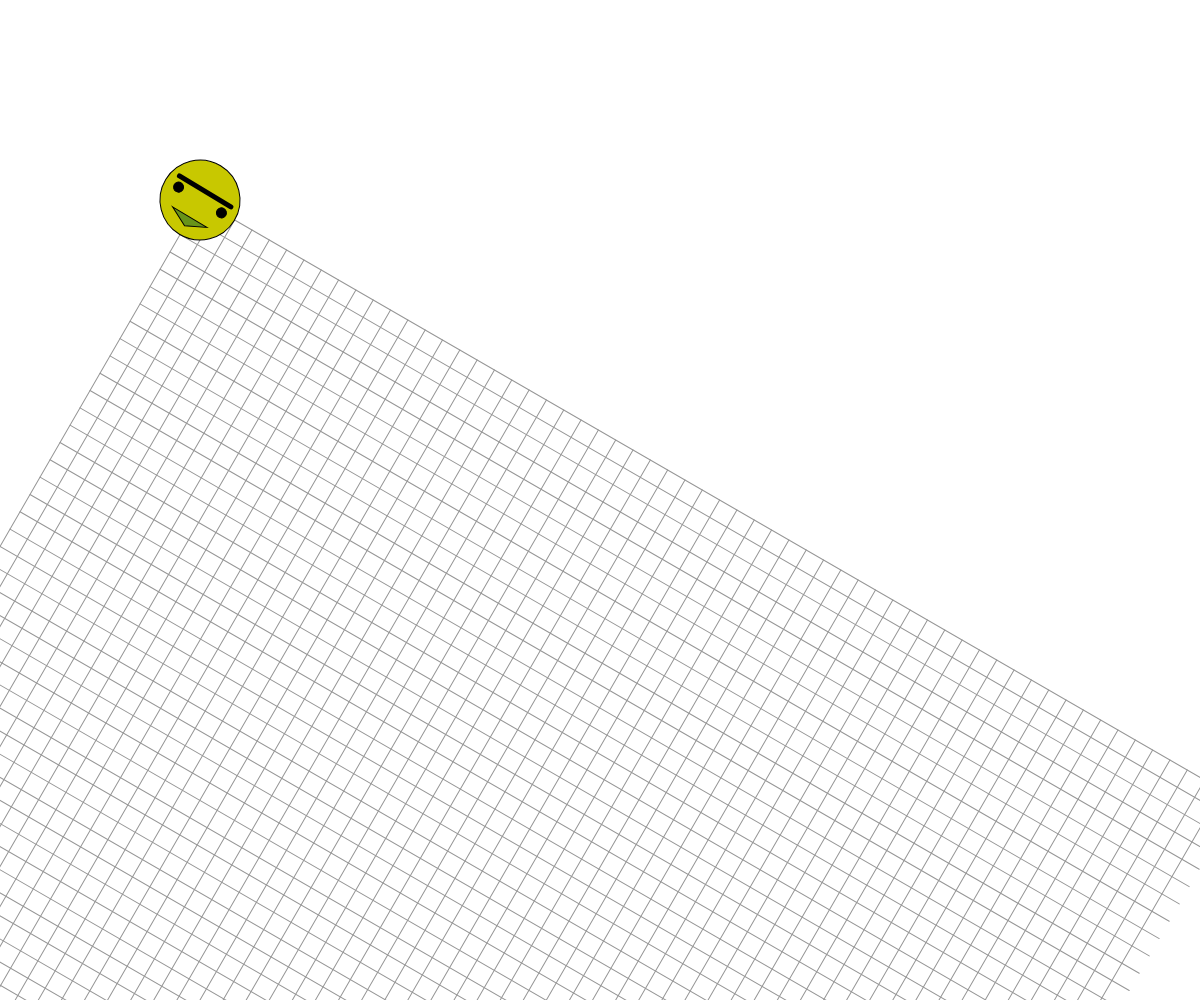
Frame 1 (no input)
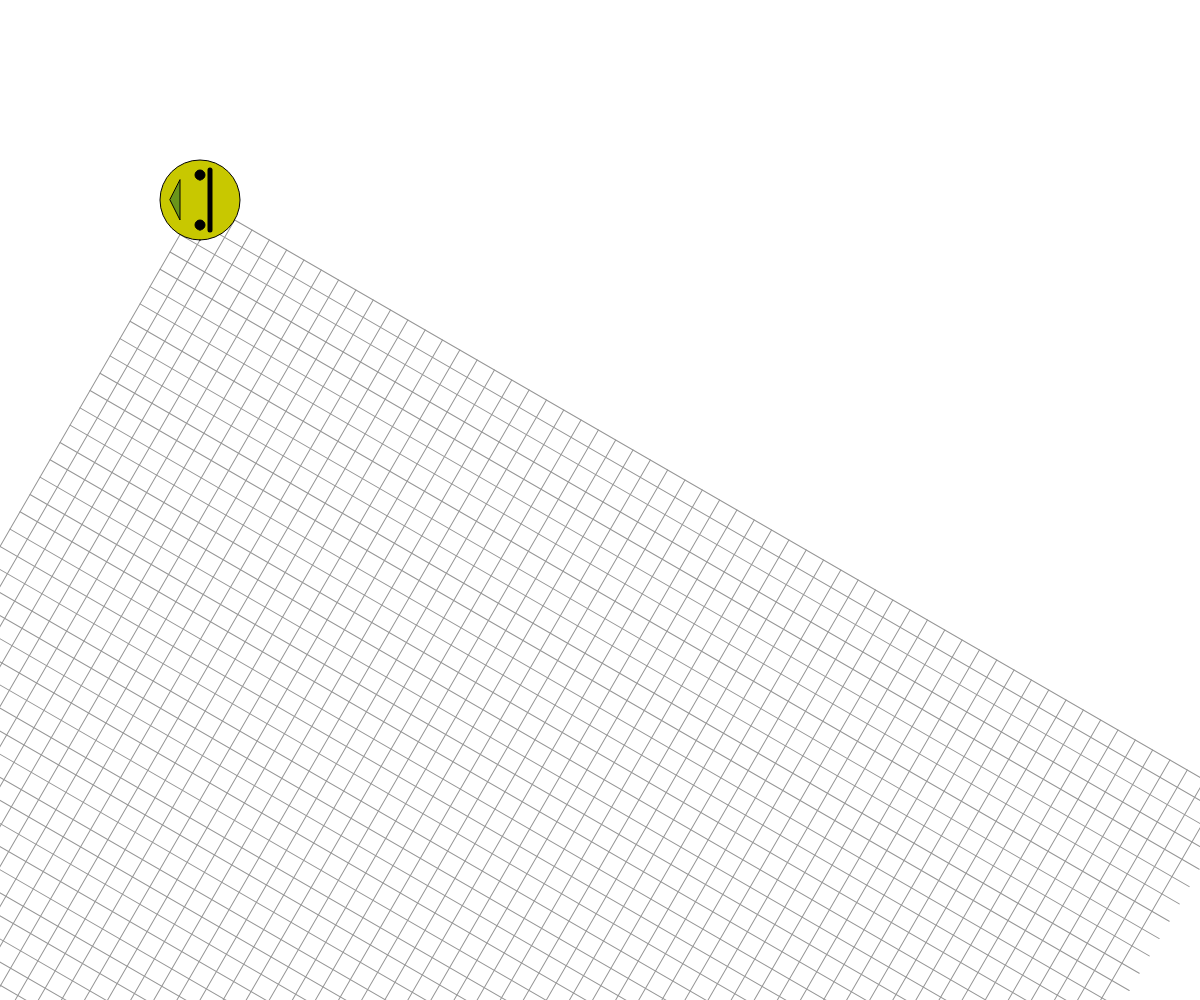
Frame 60 (no input)
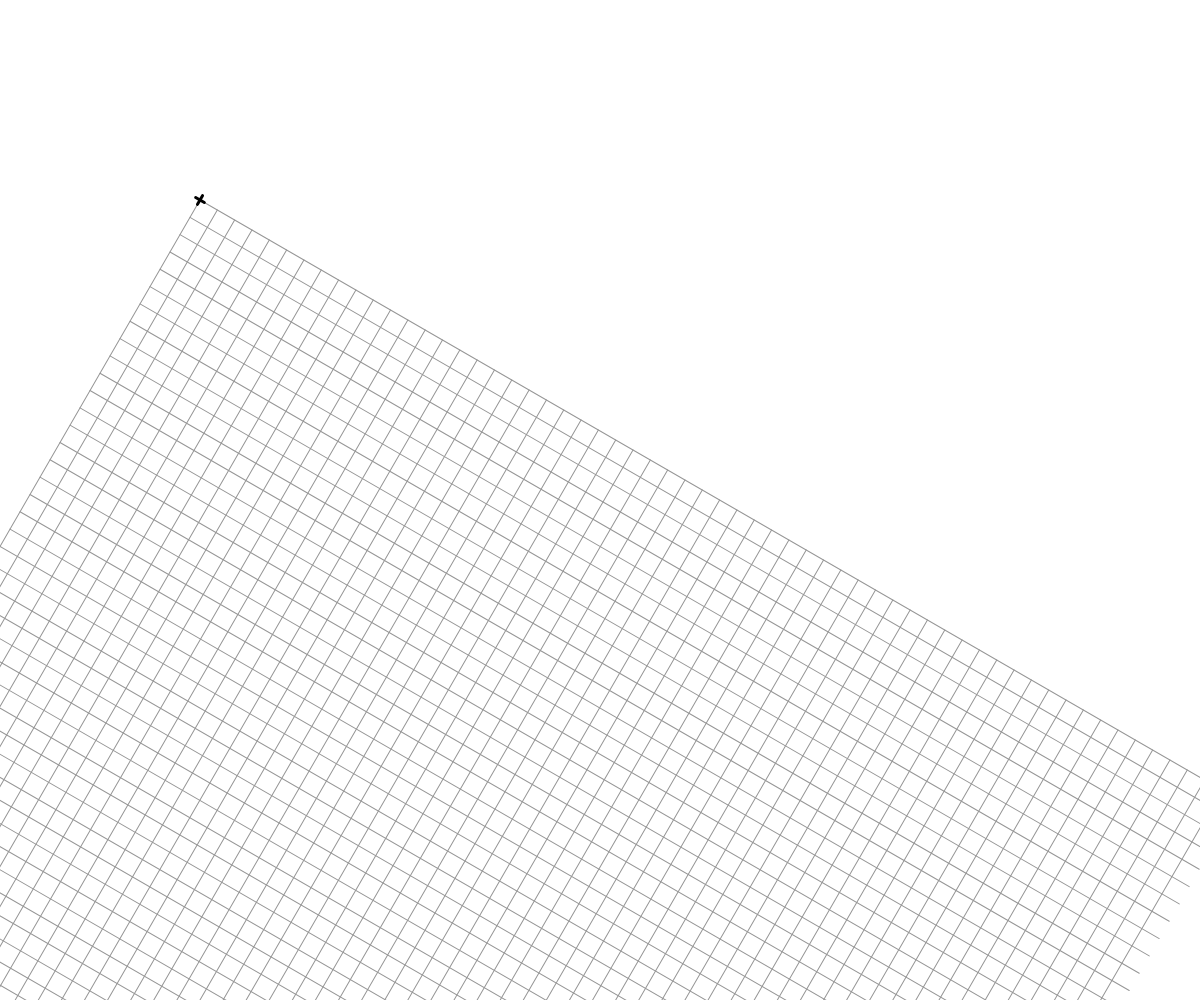
Frame 120 (the mouse pressed at the canvas centre since frame 60)

The p5.js sketch that drew these frames (run headless with seeded random() and noise() and a simulated clock; from frame 60 on, the mouse is pressed at the canvas centre):

// p5.js sketch
// ── sketch.js
// Project Title
// Your Name
// Date
//
// Extra for Experts:
// - describe what you did to take this project "above and beyond"
// Basic Transformations Sandbox


let originalSpacing = 20;


function setup() {
  createCanvas(windowWidth, windowHeight);
}

function draw() {
  //ALL TRANSFORMS reset at the top of draw()
  // background(255);
  // drawBasicGrid(180);
  // rectangleBlue(100,100);
  // rectangleRed(140,140);
  // face(200,40);

  // transformation one: TRANSLATION
  // push();
  // translate(200,150);  //x, y, (z)
  // drawBasicGrid(150);
  // rectangleRed(0,0);
  // pop();

  //add push()  pop()
  //rectangleBlue(50,50);//regular?



  //transformation two: SCALE
  //scale works w.r.t ORIGIN
  //  can use ngative scale to flip
  //  coordinate system

  background(255);
  // let s = map(mouseX, 0, width, 0.1, 8);
  // translate(40,40);
  // scale(s);   // 0-1 reduction
  //               //  1 no change
  //               // >1 enlargement
  // // drawBasicGrid(150);
  // rectMode(CENTER);
  // rectangleRed(0,0);



  //transformation three: ROTATION
  //reminder: rotations are measured in radians, not degrees! Functions can help with the conversion...
  angleMode(DEGREES);
  translate(200,200);
  rotate(30); // (frameCount);
  drawBasicGrid(150);
  rotate(frameCount);

  face(mouseX,0);
  //Combinations of Transformations

  

}


function face(x, y) {
  //draw a face at x,y
  push();
  translate(x,y);
  ellipseMode(CENTER);
  fill(200,200,0);
  stroke(0);
  ellipse(0,0,80,80);
  fill(90, 140, 30, 220);
  triangle(-20, 20, 20, 20, 0, 30);
  fill(0);
  ellipse(-25,0,10,10);
  ellipse(25,0,10,10);
  strokeWeight(5);
  line(-30,-10,30,-10);
  strokeWeight(1);
  pop();

}

function rectangleRed(x, y) {
  //draw a red rectangle at x,y (sized 50 pixels square) - to visualize what happens to the coordinate system
  //when different basic transformations are applied.
  noStroke();
  fill(255, 0, 0, 150);
  rect(x, y, 50, 50);

}

function rectangleBlue(x, y) {
  //draw a red rectangle at x,y (sized 50 pixels square) - to visualize what happens to the coordinate system
  //when different basic transformations are applied.
  noStroke();
  fill(0, 0, 255, 150);
  rect(x, y, 50, 50);

}

function drawBasicGrid(shade) {
  //draw the normal cartesian Coordinate Grid, in a light color. Spaced at 20 px by default
  stroke(shade);
  for (let x = 0; x < width; x += 20) {
    line(x, 0, x, height);
  }
  for (let y = 0; y < height; y += 20) {
    line(0, y, width, y);
  }

  //Draw "X" at the origin
  strokeWeight(3);
  stroke(0);
  line(-5,0,5,0);
  line(0,5,0,-5);
  strokeWeight(1);
}
